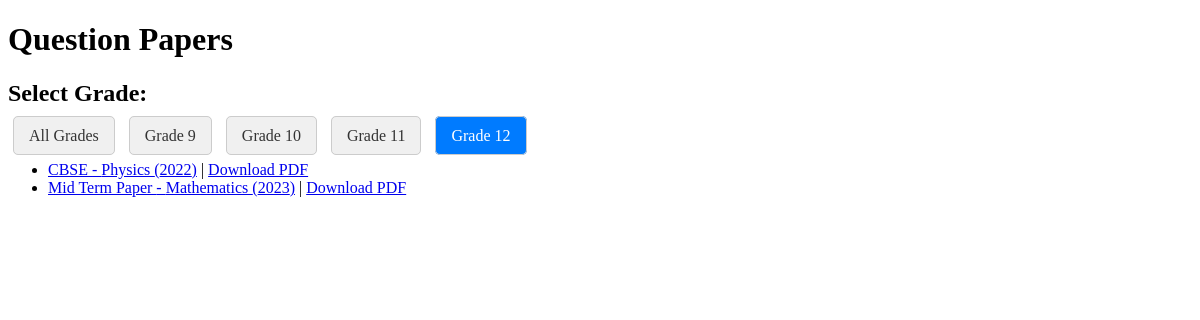
Screenshot of /question-papers?grade=12 with the database file from the repository.
### app/models.py (models this page shows, shortened)
class QuestionPaper(models.Model):
    title = models.CharField(max_length=200)
    year = models.IntegerField()
    grade = models.IntegerField(default=00)
    subject = models.CharField(max_length=100)
    file = models.FileField(upload_to='question_papers/')
    course = models.ForeignKey(Course, on_delete=models.CASCADE)

### app/views.py (the view)
# urls.py: path('question-papers', question_papers, name='question_papers'),
def question_papers(request):
    selected_grade = request.GET.get('grade')
    question_papers = QuestionPaper.objects.all()
    if selected_grade:
        question_papers = question_papers.filter(grade=selected_grade)
    grades = QuestionPaper.objects.values_list('grade', flat=True).distinct()
    context = {
        'question_papers': question_papers,
        'selected_grade': selected_grade,
        'grades': sorted(grades)
    }
    return render(request, 'question_paper.html', context)

### app/templates/question_paper.html (shortened to what this page needs)
<!DOCTYPE html>
<html>
<head>
</head>
<body>
    <h1>Question Papers</h1>
    <div>
        <h2>Select Grade:</h2>
        <div>
            <a href="{% url 'question_papers' %}" class="grade-button {% if not selected_grade %}active{% endif %}">All Grades</a>
            {% for grade in grades %}
                <a href="{% url 'question_papers' %}?grade={{ grade }}{% if selected_year %}&year={{ selected_year }}{% endif %}" class="grade-button {% if selected_grade|default:'' == grade|stringformat:"s" %}active{% endif %}">Grade {{ grade }}</a>
            {% endfor %}
        </div>
    </div>
    <ul>
        {% for paper in question_papers %}
            <li>
                <a href="{% url 'view_question_paper' paper.id %}" target="_blank">{{ paper.title }} - {{ paper.subject }} ({{ paper.year }})</a>
                | <a href="{% url 'download_question_paper' paper.id %}" download>Download PDF</a>
            </li>
        {% empty %}
            <li>No question papers available for the selected criteria.</li>
        {% endfor %}
    </ul>
</body>
</html>

### app/templates/question_paper.html (style rules this page uses)
.year-button, .grade-button { margin: 5px; padding: 10px 15px; background-color: #f0f0f0; border: 1px solid #ccc; text-decoration: none; color: #333; border-radius: 5px; }
.year-button.active, .grade-button.active { background-color: #007bff; color: #fff; }

### rows the page displays
QuestionPaper: title "CBSE", subject "Physics", year "2022"
QuestionPaper: title "Mid Term Paper", subject "Mathematics", year "2023"

### other values shown
{{ grade }} "9" "10" "11" "12"
